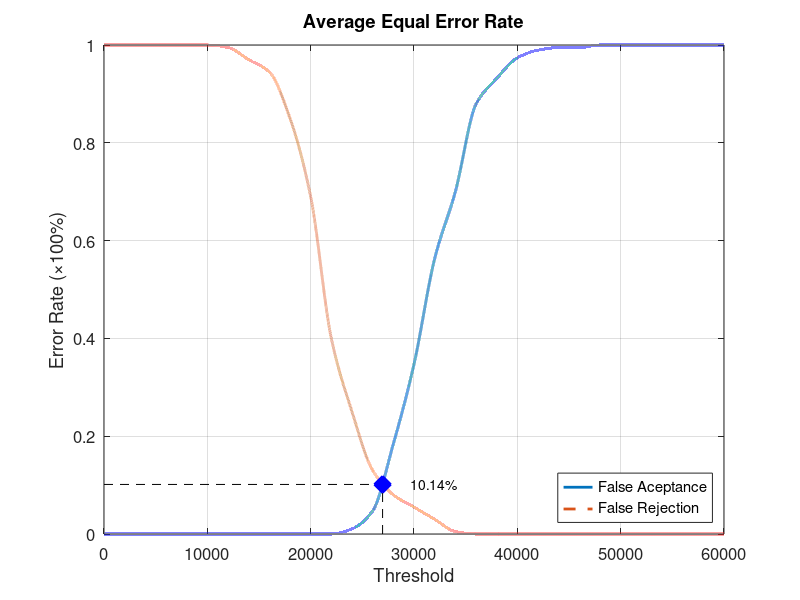
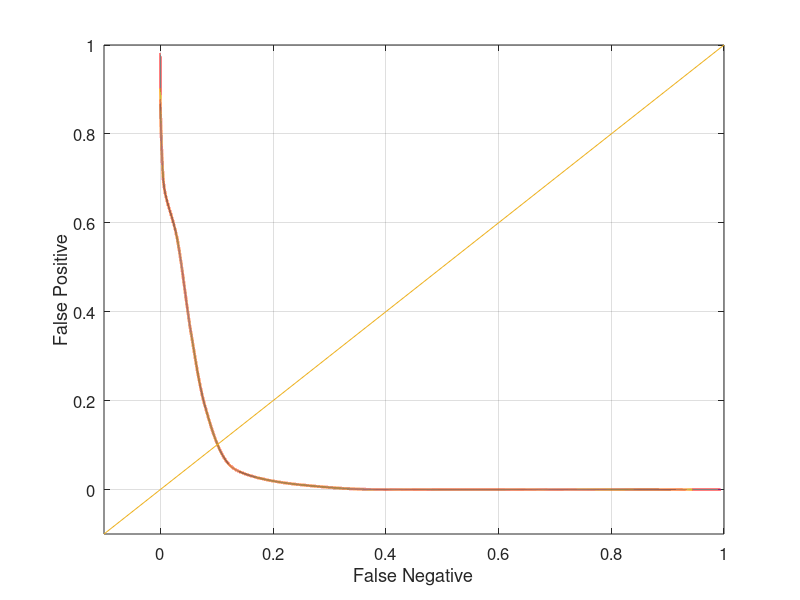

The MATLAB script that drew these images, in order:
function yEER = Database1_3
close all;
clear;
clc;
x = 0:2000:60000;
xq = 0:0.5:60000;

y0 = [0 0 0 0 0 0 0 0 0 0 0 0 0.0105263 0.0473684 0.184211 0.347368 0.563158 0.7 0.878947 0.931579 0.973684 0.989474 0.994737 0.994737 1 1 1 1 1 1 1];
yy0 = interp1(x, y0, xq, 'pchip');
y1 = [1 1 1 1 1 1 0.995 0.97 0.945 0.85 0.69 0.4 0.25 0.13 0.08 0.055 0.03 0.005 0 0 0 0 0 0 0 0 0 0 0 0 0];
yy1 = interp1(x, y1, xq, 'pchip');

% Calculating EER: 
y2 = abs(y0 - y1);
find(y2 == min(y2))
yy2 = abs(yy0 - yy1);
xEER = find(yy2 == min(yy2));
xEERIndex = xq(xEER) % X-axis EER
yEER = yy0(xEER) % Y-axis EER

main = figure
plot(xq, yy0,'-','LineWidth', 2);	hold on
plot(xq, yy1,'--','LineWidth', 2);	hold on
plot([xEERIndex xEERIndex], [0 yEER], 'k--');	hold on
plot([0 xEERIndex], [yEER yEER], 'k--');	hold on
plot(xEERIndex, yEER, 'bx', 'LineWidth', 10);	hold on
text(xEERIndex + 10 * xEERIndex / 100, yEER, [num2str(round((10000 * yEER)) / 100) '%'])
legend('False Aceptance', 'False Rejection', 'Location', 'SouthEast')
xlabel('Threshold')
ylabel('Error Rate (\times100%)')
title('Average Equal Error Rate')
set(gca, 'FontSize', 12)
axis([0 60000 0 1])
grid on

print(main, 'Database1_3Main', '-dpng');
FNRxFPR = figure('Color', [1 1 1]);
plot(yy1, yy0, '-', yy1, yy0, 'LineWidth', 2);
hold on
y = -0.1:0.1:1
plot(y, y); 
set(gca, 'FontSize', 12)
xlabel('False Negative')
ylabel('False Positive')
axis([-0.1 1 -0.1 1])
set(gca, 'FontSize', 12)
grid on

print(FNRxFPR, 'Database1_3FNRxFPR','-dpng');
end
